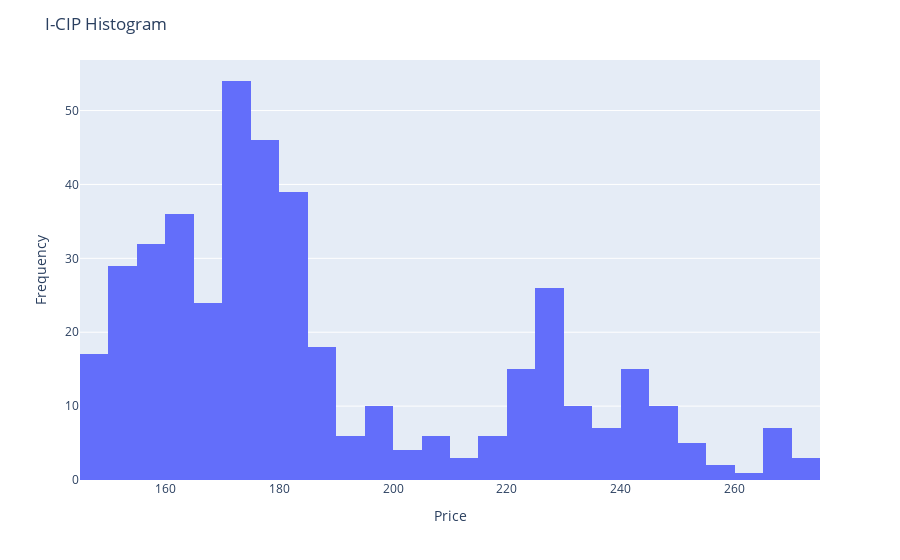

Source (notebook cell):
### Markdown cell above
From the histogram above, we can see the data doensnt show a normal distribution of values, the graph below a kde is added to the plot to make it even clearer. The Bimodal distribution indicates the presence of two distinct groups within the dataset, each with its own central tendency. (two populations in the sample)


This often suggests that this dataset may be influenced by two different underlying processes or conditions. In terms of comodity markets, for example, a distribution like this one might reflect different market dynamics or consumption patterns across two separate seasons or market segments. (**find ref**) 

The next step is to consider whether these modes represent meaningful segments that require additional analysis or modeling strategies. By fitting a Gaussian Mixture Model or exploring the data's skewness and kurtosis, we can dive deeper into understanding the characteristics of these subgroups, which can give more insight son how to proceed to tailoring the forecasting models.

### Code cell
# Create histogram
fig = px.histogram(icip_df['I-CIP'], x='I-CIP', nbins=30) #changing the number of bins makes the curve clearer, 10, 20 were also used

# Update layout
fig.update_layout(
    title='I-CIP Histogram',
    xaxis_title='Price',
    yaxis_title='Frequency'
)

# Show plot
fig.show()

### Figure 1 — Plotly figure (JSON) as saved in the notebook; plotly's stock layout.template omitted (floating-point values rounded to 4 significant figures; data arrays with more than 128 entries replaced by an {"elided": "..."} marker saying what was removed)
{"data": [{"alignmentgroup": "True", "bingroup": "x", "hovertemplate": "I-CIP=%{x}<br>count=%{y}<extra></extra>", "legendgroup": "", "marker": {"color": "#636efa", "pattern": {"shape": ""}}, "name": "", "nbinsx": 30, "offsetgroup": "", "orientation": "v", "showlegend": false, "type": "histogram", "x": {"elided": "434 float values"}, "xaxis": "x", "yaxis": "y"}], "layout": {"barmode": "relative", "legend": {"tracegroupgap": 0}, "margin": {"t": 60}, "title": {"text": "I-CIP Histogram"}, "xaxis": {"anchor": "y", "domain": [0, 1], "title": {"text": "Price"}}, "yaxis": {"anchor": "x", "domain": [0, 1], "title": {"text": "Frequency"}}}}
